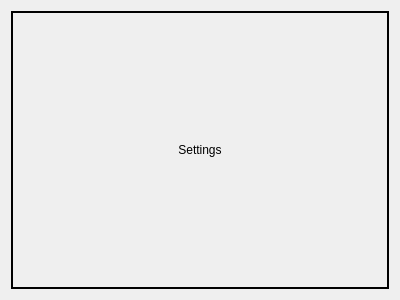
<?xml version="1.0" encoding="UTF-8"?>
<ui version="4.0">
 <class>SettingsPane</class>
 <widget class="QWidget" name="SettingsPane">
  <property name="geometry">
   <rect>
    <x>0</x>
    <y>0</y>
    <width>400</width>
    <height>300</height>
   </rect>
  </property>
  <property name="windowTitle">
   <string>Form</string>
  </property>
  <layout class="QGridLayout" name="gridLayout">
   <item row="0" column="0">
    <widget class="QLabel" name="label">
     <property name="frameShape">
      <enum>QFrame::Box</enum>
     </property>
     <property name="lineWidth">
      <number>2</number>
     </property>
     <property name="text">
      <string>Settings</string>
     </property>
     <property name="alignment">
      <set>Qt::AlignCenter</set>
     </property>
    </widget>
   </item>
  </layout>
 </widget>
 <resources/>
 <connections/>
</ui>
